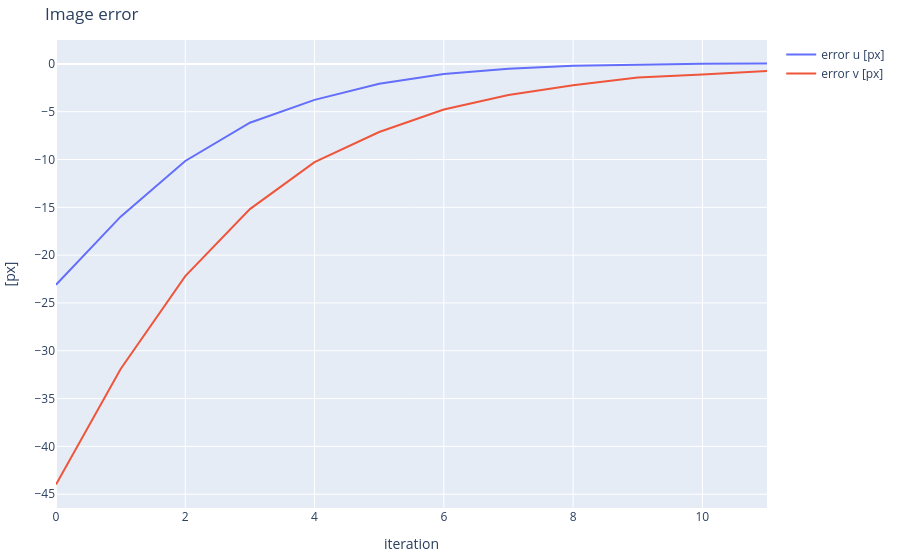

The notebook cell this image was saved under:
### Markdown cell above
## 6. Visual servoing to the blue dot

To remove the error we invert the Jacobian: the change of swing and pitch that would cancel the error is $-J^{-1} e$. We use a gain $\lambda$  at each iteration (a proportional controller, now in the image), and repeat with a new picture:

$$\begin{bmatrix} \psi \\ \varphi \end{bmatrix} \leftarrow \begin{bmatrix} \psi \\ \varphi \end{bmatrix} - \lambda\, J^{-1} e$$

> **T3.** Write the visual servoing loop: at each iteration take a picture, find the blue dot, compute the error, update swing and pitch, and command the robot with `rcm_joints`. Stop when the error is below 1 pixel. Record the error and the force on the port.

### Code cell
gain = 0.3               # fraction of the correction applied per iteration [-]
steps_per_iteration = 24   # time steps between pictures (0.1 s)
max_iterations = 60
tolerance = 1.0            # [px]

swing = 0.0
pitch = 0.0
insertion = 0.0
target = kh.desired_dot_pixel(robot, "blue", insertion)

iteration_log, error_u_log, error_v_log, force_log = [], [], [], []

for iteration in range(max_iterations):
    #TODO: Get blue dot position
    pixel = dot_pixel(robot, "blue")
    
    #TODO Compute error in image
    image_error = pixel - target


    iteration_log.append(iteration)
    error_u_log.append(image_error[0])
    error_v_log.append(image_error[1])
    force_log.append(np.linalg.norm(kh.port_force(robot, port)))

    #If error is small, stop
    if np.linalg.norm(image_error) < tolerance:
        break

    # TODO: Use correction=np.linalg.solve(A,b) to solve A^-1*b
    correction = np.linalg.solve(J,image_error)
    swing = swing - gain * correction[0]
    pitch = pitch - gain * correction[1]

    move_to(swing, pitch, insertion, steps_per_iteration)

print(f"Stopped after {iteration} iterations: swing = {swing:.3f} rad, pitch = {pitch:.3f} rad")
kh.plot_series(iteration_log, {"error u [px]": error_u_log, "error v [px]": error_v_log},
               xlabel="iteration", ylabel="[px]", title="Image error")
kh.plot_series(iteration_log, {"force on the port [N]": force_log},
               xlabel="iteration", ylabel="[N]", title="The trocar during the alignment")

### Figure 1 — Plotly figure (JSON) as saved in the notebook; plotly's stock layout.template omitted (floating-point values rounded to 4 significant figures)
{"data": [{"mode": "lines", "name": "error u [px]", "type": "scatter", "x": [0, 1, 2, 3, 4, 5, 6, 7, 8, 9, 10, 11], "y": [-23.1, -15.98, -10.15, -6.149, -3.759, -2.067, -1.054, -0.5, -0.1818, -0.05681, 0.01125, 0.05436]}, {"mode": "lines", "name": "error v [px]", "type": "scatter", "x": [0, 1, 2, 3, 4, 5, 6, 7, 8, 9, 10, 11], "y": [-44.0, -31.91, -22.19, -15.19, -10.27, -7.121, -4.761, -3.25, -2.227, -1.42, -1.11, -0.7391]}], "layout": {"margin": {"b": 10, "l": 10, "r": 10, "t": 40}, "title": {"text": "Image error"}, "xaxis": {"title": {"text": "iteration"}}, "yaxis": {"title": {"text": "[px]"}}}}
